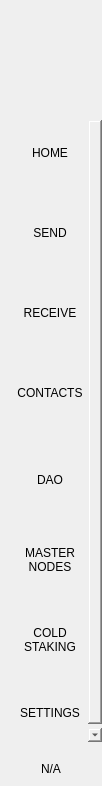
<?xml version="1.0" encoding="UTF-8"?>
<ui version="4.0">
 <class>NavMenuWidget</class>
 <widget class="QWidget" name="NavMenuWidget">
  <property name="geometry">
   <rect>
    <x>0</x>
    <y>0</y>
    <width>102</width>
    <height>786</height>
   </rect>
  </property>
  <property name="windowTitle">
   <string notr="true">N/A</string>
  </property>
  <property name="styleSheet">
   <string notr="true">padding:0px;
border:none;
margin:0px;</string>
  </property>
  <layout class="QVBoxLayout" name="verticalLayout">
   <property name="spacing">
    <number>0</number>
   </property>
   <property name="leftMargin">
    <number>0</number>
   </property>
   <property name="topMargin">
    <number>0</number>
   </property>
   <property name="rightMargin">
    <number>0</number>
   </property>
   <property name="bottomMargin">
    <number>0</number>
   </property>
   <item>
    <widget class="QWidget" name="navContainer_2" native="true">
     <layout class="QVBoxLayout" name="navContainer" stretch="0,0,0,0">
      <property name="spacing">
       <number>0</number>
      </property>
      <property name="leftMargin">
       <number>0</number>
      </property>
      <property name="topMargin">
       <number>0</number>
      </property>
      <property name="rightMargin">
       <number>0</number>
      </property>
      <property name="bottomMargin">
       <number>10</number>
      </property>
      <item>
       <widget class="QPushButton" name="imgLogo">
        <property name="minimumSize">
         <size>
          <width>0</width>
          <height>120</height>
         </size>
        </property>
        <property name="focusPolicy">
         <enum>Qt::NoFocus</enum>
        </property>
        <property name="text">
         <string/>
        </property>
        <property name="iconSize">
         <size>
          <width>64</width>
          <height>64</height>
         </size>
        </property>
       </widget>
      </item>
      <item>
       <widget class="QScrollArea" name="scrollAreaNav">
        <property name="sizePolicy">
         <sizepolicy hsizetype="Expanding" vsizetype="Expanding">
          <horstretch>0</horstretch>
          <verstretch>0</verstretch>
         </sizepolicy>
        </property>
        <property name="minimumSize">
         <size>
          <width>0</width>
          <height>0</height>
         </size>
        </property>
        <property name="styleSheet">
         <string notr="true">QScrollBar {
height:0px;
 width:0px;
}

#scrollAreaNav{
background-color:transparent;
}</string>
        </property>
        <property name="horizontalScrollBarPolicy">
         <enum>Qt::ScrollBarAlwaysOff</enum>
        </property>
        <property name="sizeAdjustPolicy">
         <enum>QAbstractScrollArea::AdjustToContents</enum>
        </property>
        <property name="widgetResizable">
         <bool>true</bool>
        </property>
        <property name="alignment">
         <set>Qt::AlignLeading|Qt::AlignLeft|Qt::AlignTop</set>
        </property>
        <widget class="QWidget" name="scrollAreaNavVert">
         <property name="geometry">
          <rect>
           <x>0</x>
           <y>0</y>
           <width>100</width>
           <height>640</height>
          </rect>
         </property>
         <property name="sizePolicy">
          <sizepolicy hsizetype="Preferred" vsizetype="Expanding">
           <horstretch>0</horstretch>
           <verstretch>0</verstretch>
          </sizepolicy>
         </property>
         <property name="minimumSize">
          <size>
           <width>0</width>
           <height>0</height>
          </size>
         </property>
         <property name="autoFillBackground">
          <bool>false</bool>
         </property>
         <property name="styleSheet">
          <string notr="true">#scrollAreaNavVert{
background-color:transparent;
}</string>
         </property>
         <layout class="QVBoxLayout" name="verticalLayout_3">
          <property name="spacing">
           <number>0</number>
          </property>
          <property name="sizeConstraint">
           <enum>QLayout::SetDefaultConstraint</enum>
          </property>
          <property name="leftMargin">
           <number>0</number>
          </property>
          <property name="topMargin">
           <number>0</number>
          </property>
          <property name="rightMargin">
           <number>0</number>
          </property>
          <property name="bottomMargin">
           <number>0</number>
          </property>
          <item>
           <widget class="QToolButton" name="btnDashboard">
            <property name="minimumSize">
             <size>
              <width>100</width>
              <height>80</height>
             </size>
            </property>
            <property name="text">
             <string>HOME
</string>
            </property>
            <property name="iconSize">
             <size>
              <width>32</width>
              <height>32</height>
             </size>
            </property>
            <property name="checkable">
             <bool>true</bool>
            </property>
            <property name="checked">
             <bool>true</bool>
            </property>
            <property name="autoExclusive">
             <bool>true</bool>
            </property>
           </widget>
          </item>
          <item>
           <widget class="QToolButton" name="btnSend">
            <property name="minimumSize">
             <size>
              <width>100</width>
              <height>80</height>
             </size>
            </property>
            <property name="text">
             <string>SEND
</string>
            </property>
            <property name="iconSize">
             <size>
              <width>32</width>
              <height>32</height>
             </size>
            </property>
            <property name="checkable">
             <bool>true</bool>
            </property>
            <property name="autoExclusive">
             <bool>true</bool>
            </property>
           </widget>
          </item>
          <item>
           <widget class="QToolButton" name="btnReceive">
            <property name="minimumSize">
             <size>
              <width>100</width>
              <height>80</height>
             </size>
            </property>
            <property name="text">
             <string>RECEIVE
</string>
            </property>
            <property name="checkable">
             <bool>true</bool>
            </property>
            <property name="autoExclusive">
             <bool>true</bool>
            </property>
           </widget>
          </item>
          <item>
           <widget class="QToolButton" name="btnAddress">
            <property name="minimumSize">
             <size>
              <width>100</width>
              <height>80</height>
             </size>
            </property>
            <property name="text">
             <string>CONTACTS
</string>
            </property>
            <property name="iconSize">
             <size>
              <width>32</width>
              <height>32</height>
             </size>
            </property>
            <property name="checkable">
             <bool>true</bool>
            </property>
            <property name="autoExclusive">
             <bool>true</bool>
            </property>
           </widget>
          </item>
          <item>
           <widget class="QToolButton" name="btnGovernance">
            <property name="minimumSize">
             <size>
              <width>100</width>
              <height>80</height>
             </size>
            </property>
            <property name="text">
             <string>DAO</string>
            </property>
            <property name="iconSize">
             <size>
              <width>32</width>
              <height>32</height>
             </size>
            </property>
            <property name="checkable">
             <bool>true</bool>
            </property>
            <property name="autoExclusive">
             <bool>true</bool>
            </property>
           </widget>
          </item>
          <item>
           <widget class="QToolButton" name="btnMaster">
            <property name="minimumSize">
             <size>
              <width>100</width>
              <height>80</height>
             </size>
            </property>
            <property name="text">
             <string>MASTER
NODES</string>
            </property>
            <property name="iconSize">
             <size>
              <width>32</width>
              <height>32</height>
             </size>
            </property>
            <property name="checkable">
             <bool>true</bool>
            </property>
            <property name="autoExclusive">
             <bool>true</bool>
            </property>
           </widget>
          </item>
          <item>
           <widget class="QToolButton" name="btnColdStaking">
            <property name="minimumSize">
             <size>
              <width>100</width>
              <height>80</height>
             </size>
            </property>
            <property name="text">
             <string>COLD
STAKING</string>
            </property>
            <property name="iconSize">
             <size>
              <width>32</width>
              <height>32</height>
             </size>
            </property>
            <property name="checkable">
             <bool>true</bool>
            </property>
            <property name="autoExclusive">
             <bool>true</bool>
            </property>
           </widget>
          </item>
          <item>
           <widget class="QToolButton" name="btnSettings">
            <property name="minimumSize">
             <size>
              <width>100</width>
              <height>80</height>
             </size>
            </property>
            <property name="text">
             <string>SETTINGS
</string>
            </property>
            <property name="iconSize">
             <size>
              <width>32</width>
              <height>32</height>
             </size>
            </property>
            <property name="checkable">
             <bool>true</bool>
            </property>
            <property name="autoExclusive">
             <bool>true</bool>
            </property>
           </widget>
          </item>
         </layout>
        </widget>
       </widget>
      </item>
      <item>
       <spacer name="verticalSpacer">
        <property name="orientation">
         <enum>Qt::Vertical</enum>
        </property>
        <property name="sizeType">
         <enum>QSizePolicy::Minimum</enum>
        </property>
        <property name="sizeHint" stdset="0">
         <size>
          <width>20</width>
          <height>20</height>
         </size>
        </property>
       </spacer>
      </item>
      <item alignment="Qt::AlignHCenter">
       <widget class="QLabel" name="labelVersion">
        <property name="maximumSize">
         <size>
          <width>16777215</width>
          <height>60</height>
         </size>
        </property>
        <property name="text">
         <string notr="true">N/A</string>
        </property>
        <property name="alignment">
         <set>Qt::AlignBottom|Qt::AlignHCenter</set>
        </property>
         <property name="wordWrap">
          <bool>true</bool>
        </property>
       </widget>
      </item>
     </layout>
    </widget>
   </item>
  </layout>
 </widget>
 <resources/>
 <connections/>
</ui>
